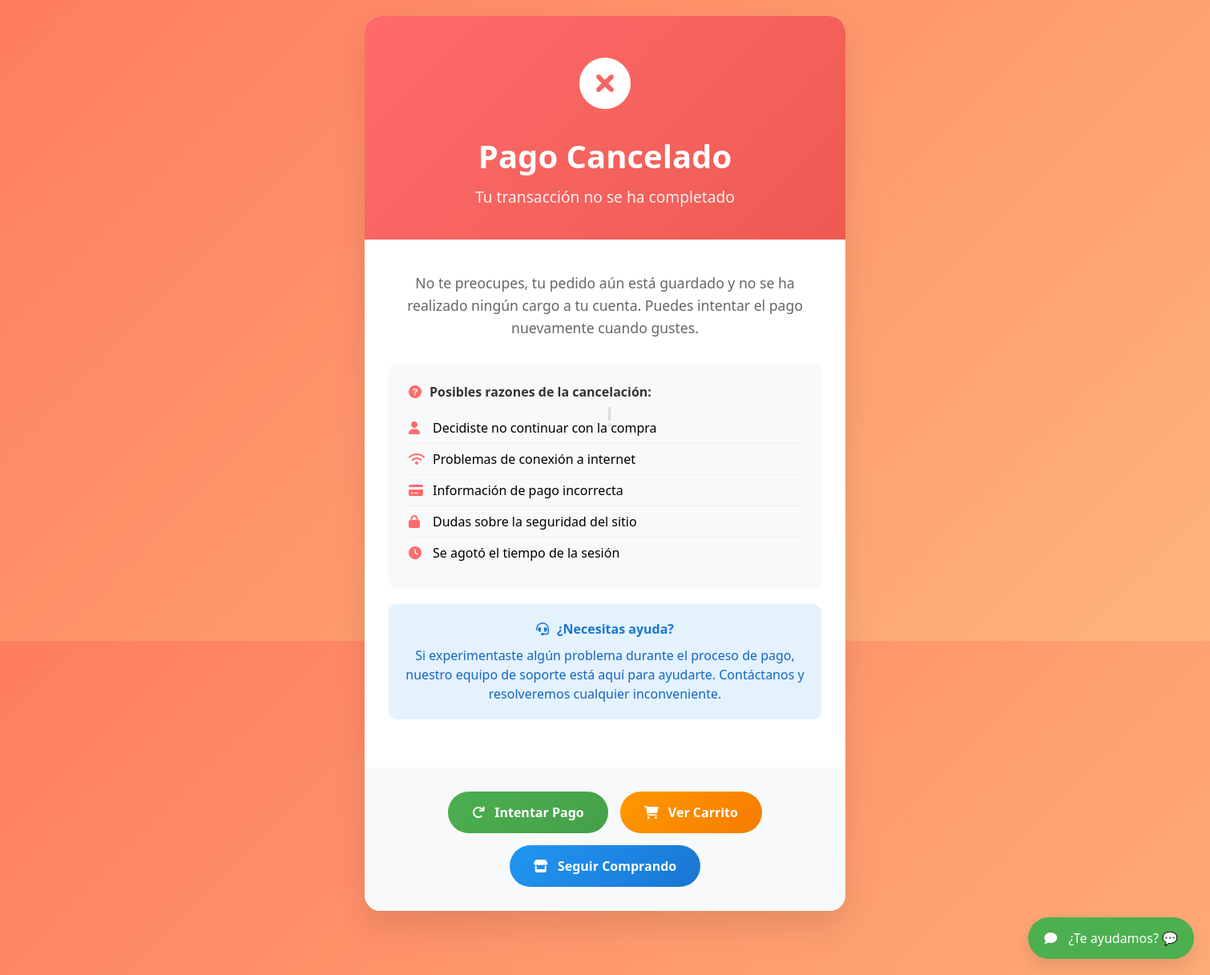
Before: /pedidos/pago_cancelado/ (signed in) with the older database file.
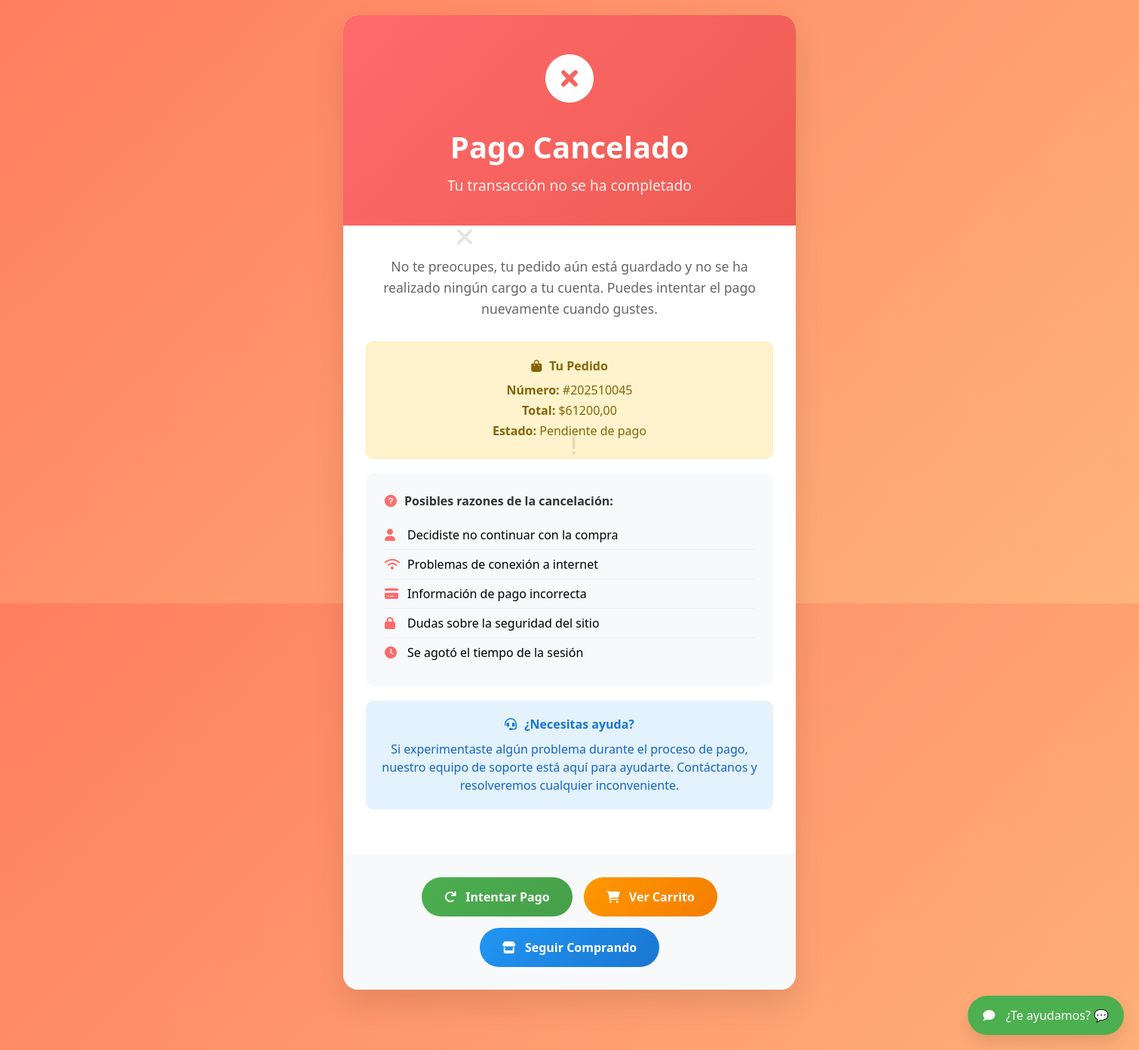
After: the same page with the newer database file.
### pedidos/models.py (models this page shows, shortened)
class Pedido(models.Model):
    ESTADO_CHOICES = (
        ('Nuevo', 'Nuevo'),
        ('Procesando', 'Procesando'),
        ('Pendiente', 'Pendiente'),
        ('Enviado', 'Enviado'),
        ('Entregado', 'Entregado'),
        ('Cancelado', 'Cancelado'),
    )
    user = models.ForeignKey(Auth, on_delete=models.SET_NULL, null=True, blank=True)
    pago = models.ForeignKey(Pago, on_delete=models.SET_NULL, null=True, blank=True)
    numero_pedido = models.CharField(max_length=200, unique=True)
    nombre = models.CharField(max_length=100)
    apellido = models.CharField(max_length=100)
    telefono = models.CharField(max_length=50, blank=True, null=True)
    direccion = models.CharField(max_length=200)
    ciudad = models.CharField(max_length=100)
    pais = models.CharField(max_length=100)
    observacion_pedido = models.TextField(blank=True, null=True)
    total_pedido = models.FloatField()
    impuesto = models.FloatField(default=0)
    estado = models.CharField(max_length=100, choices=ESTADO_CHOICES, default='Nuevo')
    ip = models.CharField(max_length=200, blank=True, null=True)
    esta_ordenado = models.BooleanField(default=False)
    fecha_creacion = models.DateTimeField(auto_now_add=True)
    actualizado = models.DateTimeField(auto_now=True)

### pedidos/views.py (the view)
# urls.py: path('pago_cancelado/', views.pago_cancelado, name='pago_cancelado'),
@login_required
def pago_cancelado(request):
    try:
        pedido = Pedido.objects.filter(user=request.user, esta_ordenado=False).latest('fecha_creacion')
        context = {'pedido': pedido}
        return render(request, 'pedidos/pago_cancelado.html', context)
    except Pedido.DoesNotExist:
        return render(request, 'pedidos/pago_cancelado.html', {'pedido': None})

### carrito/context_processors.py (called while the page is built)
def contador_carrito(request):
    contar_carrito= 0
    if 'admin' in request.path:
        return{}
    else:
        try:
            carrito= Carrito.objects.filter(id_carrito=_id_carrito(request))
            if request.user.is_authenticated:
                carrito_items= Carrito_Item.objects.all().filter(user=request.user)
            else:
                carrito_items=Carrito_Item.objects.all().filter(carrito=carrito[:1])
            for carrito_item in carrito_items:
                contar_carrito += carrito_item.cantidad
        except Carrito.DoesNotExist:
            contar_carrito=0
    return dict(contar_carrito=contar_carrito)

### carrito/views.py (called while the page is built)
def _id_carrito(request):
    carrito= request.session.session_key
    if not carrito:
        carrito =request.session.create()
    return carrito

### categorias/context_processors.py (called while the page is built)
def menu_links(request):
    links= Categoria.objects.all()
    return dict(links=links)

### templates/pedidos/pago_cancelado.html (shortened to what this page needs)
<!DOCTYPE html>
<html lang="es">
<head>
    <link href="https://cdnjs.cloudflare.com/ajax/libs/font-awesome/6.0.0/css/all.min.css" rel="stylesheet">
</head>
<body>
    <div class="cancel-container">
        <div class="floating-elements">
            <i class="fas fa-times floating-element" style="top: 20%; left: 10%; font-size: 2rem;"></i>
        </div>
        <div class="cancel-header">
            <div class="cancel-icon">
                <i class="fas fa-times-circle"></i>
            </div>
            <h1 class="cancel-title">Pago Cancelado</h1>
            <p class="cancel-subtitle">Tu transacción no se ha completado</p>
        </div>
        <div class="cancel-content">
            <p class="message">
                No te preocupes, tu pedido aún está guardado y no se ha realizado ningún cargo a tu cuenta.
                Puedes intentar el pago nuevamente cuando gustes.
            </p>
            {% if pedido %}
            <div class="order-info">
                <h4><i class="fas fa-shopping-bag" style="margin-right: 10px;"></i>Tu Pedido</h4>
                <p><strong>Número:</strong> #{{ pedido.numero_pedido }}</p>
                <p><strong>Total:</strong> ${{ pedido.total_pedido|floatformat:2 }}</p>
                <p><strong>Estado:</strong> Pendiente de pago</p>
            </div>
            {% endif %}
            <div class="reasons">
                <h4><i class="fas fa-question-circle"></i>Posibles razones de la cancelación:</h4>
                <ul>
                    <li><i class="fas fa-user"></i>Decidiste no continuar con la compra</li>
                    <li><i class="fas fa-wifi"></i>Problemas de conexión a internet</li>
                    <li><i class="fas fa-credit-card"></i>Información de pago incorrecta</li>
                    <li><i class="fas fa-lock"></i>Dudas sobre la seguridad del sitio</li>
                    <li><i class="fas fa-clock"></i>Se agotó el tiempo de la sesión</li>
                </ul>
            </div>
            <div class="help-section">
                <h4><i class="fas fa-headset" style="margin-right: 10px;"></i>¿Necesitas ayuda?</h4>
                <p>
                    Si experimentaste algún problema durante el proceso de pago, nuestro equipo de soporte
                    está aquí para ayudarte. Contáctanos y resolveremos cualquier inconveniente.
                </p>
            </div>
        </div>
        <div class="actions">
            <a href="{% url 'realizar_pedido' %}" class="btn btn-primary">
                <i class="fas fa-redo" style="margin-right: 8px;"></i>
                Intentar Pago
            </a>
            <a href="{% url 'carrito' %}" class="btn btn-warning">
                <i class="fas fa-shopping-cart" style="margin-right: 8px;"></i>
                Ver Carrito
            </a>
            <a href="{% url 'tienda' %}" class="btn btn-secondary">
                <i class="fas fa-store" style="margin-right: 8px;"></i>
                Seguir Comprando
            </a>
        </div>
    </div>
</body>
</html>

Changed rows visible on the page:
added Pedido: numero_pedido "202510045", total_pedido "61200,00"
Other visible differences:
text now shown: "Tu Pedido Número: # Total: $ Estado: Pendiente de pago"
